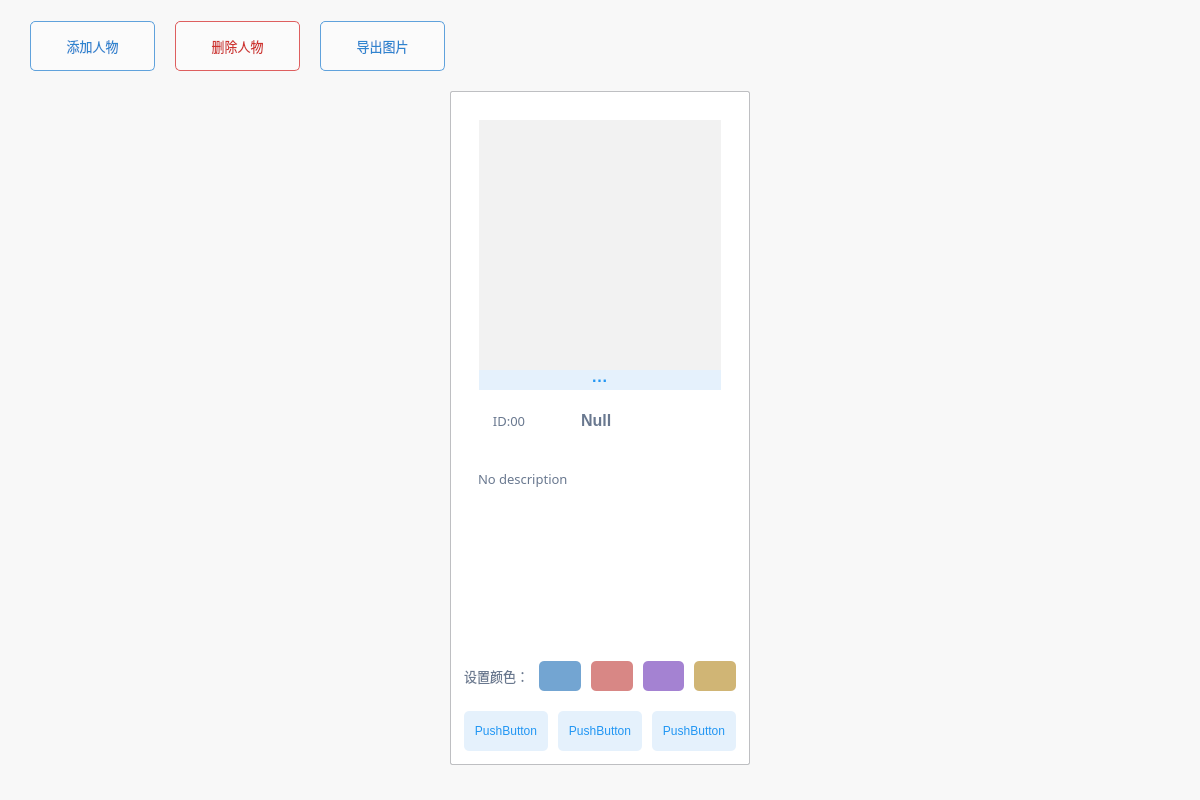
<?xml version="1.0" encoding="UTF-8"?>
<ui version="4.0">
 <class>MyCanvas</class>
 <widget class="QWidget" name="MyCanvas">
  <property name="geometry">
   <rect>
    <x>0</x>
    <y>0</y>
    <width>1200</width>
    <height>800</height>
   </rect>
  </property>
  <property name="windowTitle">
   <string>Form</string>
  </property>
  <property name="styleSheet">
   <string notr="true">QWidget#MyCanvas{
	background-color:  #f8f8f8;
}
QWidget#widget{
	border: 1px solid #BEBFC2;
	border-radius: 2px;	
	background-color:  white;
}
QLineEdit{
   color: #69788F;
	padding:5px;
    background-color: white;
    border: 0px solid #008cba;
}
QPlainTextEdit{
   color: #69788F;
	padding:5px;
    background-color: white;
    border: 0px solid #008cba;
}
QPushButton{
	background-color: #E5F1FC;
	border:0px solid white;
	color: #2196F3;
	border-radius: 5px;
}
QPushButton:hover{
	background-color: #D7EAFB;
	color: #158EF2;
}
QLabel{
	color: #69788F;
}
QLabel#imgLabel{
	background-color: #f2f2f2;
}
QGraphicsView{
	border: 1px solid #BEBFC2;
	border-radius: 2px;
}
QPushButton#addRole,#exportImg{
	background-color: rgba(255,255,255,100);
	border:1px solid #60a2dc;
	color:#2e84cf;
	border-radius: 5px;
}
QPushButton#addRole:hover,#exportImg:hover{
	background-color: #D7EAFB;
	color: #158EF2;
}
QPushButton#deleteRole{
	background-color: rgba(255,255,255,100);
	border:1px solid #DE5F5F;
	color:#CF322E;
	border-radius: 5px;
}
QPushButton#deleteRole:hover{
	background-color: #FBD7D7;
}
QPushButton#blueBtn{
	background-color: #73A5D2;
}
QPushButton#blueBtn:hover{
	background-color: #92CBF5;
}
QPushButton#redBtn{
	background-color: #D88785;
}
QPushButton#redBtn:hover{
	background-color: #F79286;
}
QPushButton#purpleBtn{
	background-color: #A482D2;
}
QPushButton#purpleBtn:hover{
	background-color: #C8A8F9;
}
QPushButton#yellowBtn{
	background-color: #D0B575;
}
QPushButton#yellowBtn:hover{
	background-color:#F5D68B;
}</string>
  </property>
  <layout class="QVBoxLayout" name="verticalLayout">
   <property name="spacing">
    <number>20</number>
   </property>
   <property name="leftMargin">
    <number>30</number>
   </property>
   <property name="topMargin">
    <number>21</number>
   </property>
   <property name="rightMargin">
    <number>30</number>
   </property>
   <property name="bottomMargin">
    <number>35</number>
   </property>
   <item>
    <layout class="QHBoxLayout" name="horizontalLayout">
     <property name="spacing">
      <number>20</number>
     </property>
     <item>
      <widget class="QPushButton" name="addRole">
       <property name="minimumSize">
        <size>
         <width>125</width>
         <height>50</height>
        </size>
       </property>
       <property name="font">
        <font>
         <family>Microsoft YaHei</family>
         <pointsize>10</pointsize>
        </font>
       </property>
       <property name="text">
        <string>添加人物</string>
       </property>
      </widget>
     </item>
     <item>
      <widget class="QPushButton" name="deleteRole">
       <property name="minimumSize">
        <size>
         <width>125</width>
         <height>50</height>
        </size>
       </property>
       <property name="font">
        <font>
         <family>Microsoft YaHei</family>
         <pointsize>10</pointsize>
        </font>
       </property>
       <property name="text">
        <string>删除人物</string>
       </property>
      </widget>
     </item>
     <item>
      <widget class="QPushButton" name="exportImg">
       <property name="minimumSize">
        <size>
         <width>125</width>
         <height>50</height>
        </size>
       </property>
       <property name="font">
        <font>
         <family>Microsoft YaHei</family>
         <pointsize>10</pointsize>
        </font>
       </property>
       <property name="text">
        <string>导出图片</string>
       </property>
      </widget>
     </item>
     <item>
      <spacer name="horizontalSpacer">
       <property name="orientation">
        <enum>Qt::Horizontal</enum>
       </property>
       <property name="sizeHint" stdset="0">
        <size>
         <width>40</width>
         <height>20</height>
        </size>
       </property>
      </spacer>
     </item>
    </layout>
   </item>
   <item>
    <layout class="QHBoxLayout" name="horizontalLayout_5" stretch="7,3">
     <property name="spacing">
      <number>30</number>
     </property>
     <item>
      <layout class="QHBoxLayout" name="horizontalLayout_6"/>
     </item>
     <item>
      <widget class="QWidget" name="widget" native="true">
       <property name="minimumSize">
        <size>
         <width>300</width>
         <height>0</height>
        </size>
       </property>
       <property name="maximumSize">
        <size>
         <width>300</width>
         <height>16777215</height>
        </size>
       </property>
       <layout class="QVBoxLayout" name="verticalLayout_2" stretch="7,0,3,1,1">
        <property name="spacing">
         <number>15</number>
        </property>
        <item>
         <layout class="QVBoxLayout" name="verticalLayout_3">
          <property name="spacing">
           <number>0</number>
          </property>
          <property name="leftMargin">
           <number>20</number>
          </property>
          <property name="topMargin">
           <number>20</number>
          </property>
          <property name="rightMargin">
           <number>20</number>
          </property>
          <property name="bottomMargin">
           <number>0</number>
          </property>
          <item>
           <widget class="QLabel" name="imgLabel">
            <property name="sizePolicy">
             <sizepolicy hsizetype="Preferred" vsizetype="Preferred">
              <horstretch>0</horstretch>
              <verstretch>0</verstretch>
             </sizepolicy>
            </property>
            <property name="minimumSize">
             <size>
              <width>200</width>
              <height>200</height>
             </size>
            </property>
            <property name="maximumSize">
             <size>
              <width>167555</width>
              <height>250</height>
             </size>
            </property>
            <property name="autoFillBackground">
             <bool>false</bool>
            </property>
            <property name="text">
             <string/>
            </property>
            <property name="scaledContents">
             <bool>false</bool>
            </property>
            <property name="alignment">
             <set>Qt::AlignCenter</set>
            </property>
            <property name="wordWrap">
             <bool>false</bool>
            </property>
            <property name="margin">
             <number>0</number>
            </property>
            <property name="indent">
             <number>-1</number>
            </property>
            <property name="openExternalLinks">
             <bool>false</bool>
            </property>
           </widget>
          </item>
          <item>
           <widget class="QPushButton" name="openFile">
            <property name="minimumSize">
             <size>
              <width>0</width>
              <height>20</height>
             </size>
            </property>
            <property name="font">
             <font>
              <family>Microsoft YaHei UI</family>
              <pointsize>12</pointsize>
              <bold>true</bold>
             </font>
            </property>
            <property name="styleSheet">
             <string notr="true">border-radius: 0px;</string>
            </property>
            <property name="text">
             <string>···</string>
            </property>
           </widget>
          </item>
         </layout>
        </item>
        <item>
         <layout class="QHBoxLayout" name="horizontalLayout_4">
          <item>
           <widget class="QLabel" name="idLabel">
            <property name="minimumSize">
             <size>
              <width>100</width>
              <height>0</height>
             </size>
            </property>
            <property name="font">
             <font>
              <family>Microsoft YaHei</family>
              <pointsize>10</pointsize>
             </font>
            </property>
            <property name="text">
             <string>ID:00</string>
            </property>
            <property name="alignment">
             <set>Qt::AlignCenter</set>
            </property>
           </widget>
          </item>
          <item>
           <widget class="QLineEdit" name="nameEdit">
            <property name="font">
             <font>
              <family>Microsoft YaHei UI</family>
              <pointsize>12</pointsize>
              <bold>true</bold>
             </font>
            </property>
            <property name="text">
             <string>Null</string>
            </property>
            <property name="readOnly">
             <bool>true</bool>
            </property>
           </widget>
          </item>
         </layout>
        </item>
        <item>
         <widget class="QPlainTextEdit" name="infoEdit">
          <property name="font">
           <font>
            <family>Microsoft YaHei</family>
            <pointsize>10</pointsize>
           </font>
          </property>
          <property name="layoutDirection">
           <enum>Qt::LeftToRight</enum>
          </property>
          <property name="styleSheet">
           <string notr="true">padding:15px;
text-align: center;</string>
          </property>
          <property name="readOnly">
           <bool>true</bool>
          </property>
          <property name="plainText">
           <string>No description</string>
          </property>
          <property name="backgroundVisible">
           <bool>false</bool>
          </property>
         </widget>
        </item>
        <item>
         <layout class="QHBoxLayout" name="horizontalLayout_3" stretch="0,0,0,0,0">
          <property name="spacing">
           <number>10</number>
          </property>
          <property name="leftMargin">
           <number>5</number>
          </property>
          <property name="rightMargin">
           <number>5</number>
          </property>
          <item>
           <widget class="QLabel" name="setColor">
            <property name="font">
             <font>
              <family>Microsoft YaHei</family>
              <pointsize>10</pointsize>
             </font>
            </property>
            <property name="text">
             <string>设置颜色：</string>
            </property>
           </widget>
          </item>
          <item>
           <widget class="QPushButton" name="blueBtn">
            <property name="minimumSize">
             <size>
              <width>30</width>
              <height>30</height>
             </size>
            </property>
            <property name="text">
             <string/>
            </property>
           </widget>
          </item>
          <item>
           <widget class="QPushButton" name="redBtn">
            <property name="minimumSize">
             <size>
              <width>30</width>
              <height>30</height>
             </size>
            </property>
            <property name="text">
             <string/>
            </property>
           </widget>
          </item>
          <item>
           <widget class="QPushButton" name="purpleBtn">
            <property name="minimumSize">
             <size>
              <width>30</width>
              <height>30</height>
             </size>
            </property>
            <property name="text">
             <string/>
            </property>
           </widget>
          </item>
          <item>
           <widget class="QPushButton" name="yellowBtn">
            <property name="minimumSize">
             <size>
              <width>30</width>
              <height>30</height>
             </size>
            </property>
            <property name="text">
             <string/>
            </property>
           </widget>
          </item>
         </layout>
        </item>
        <item>
         <layout class="QHBoxLayout" name="horizontalLayout_7">
          <property name="spacing">
           <number>10</number>
          </property>
          <property name="leftMargin">
           <number>5</number>
          </property>
          <property name="topMargin">
           <number>5</number>
          </property>
          <property name="rightMargin">
           <number>5</number>
          </property>
          <property name="bottomMargin">
           <number>5</number>
          </property>
          <item>
           <widget class="QPushButton" name="pushButton">
            <property name="minimumSize">
             <size>
              <width>0</width>
              <height>40</height>
             </size>
            </property>
            <property name="text">
             <string>PushButton</string>
            </property>
           </widget>
          </item>
          <item>
           <widget class="QPushButton" name="pushButton_2">
            <property name="minimumSize">
             <size>
              <width>0</width>
              <height>40</height>
             </size>
            </property>
            <property name="text">
             <string>PushButton</string>
            </property>
           </widget>
          </item>
          <item>
           <widget class="QPushButton" name="pushButton_3">
            <property name="minimumSize">
             <size>
              <width>0</width>
              <height>40</height>
             </size>
            </property>
            <property name="text">
             <string>PushButton</string>
            </property>
           </widget>
          </item>
         </layout>
        </item>
       </layout>
      </widget>
     </item>
    </layout>
   </item>
  </layout>
 </widget>
 <resources/>
 <connections/>
</ui>
